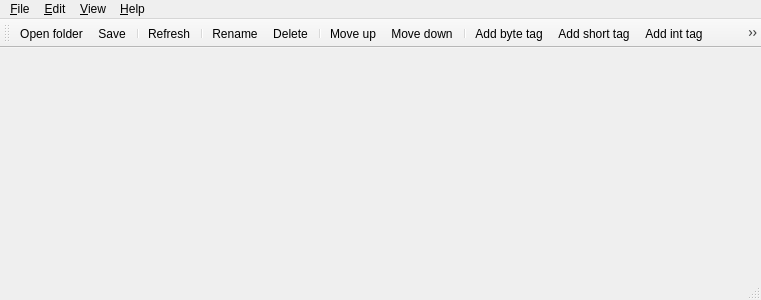
<?xml version="1.0" encoding="UTF-8"?>
<ui version="4.0">
 <class>MainWindow</class>
 <widget class="QMainWindow" name="MainWindow">
  <property name="geometry">
   <rect>
    <x>0</x>
    <y>0</y>
    <width>761</width>
    <height>300</height>
   </rect>
  </property>
  <property name="windowTitle">
   <string>Minecraft Explorer</string>
  </property>
  <widget class="QWidget" name="centralWidget"/>
  <widget class="QMenuBar" name="menuBar">
   <property name="geometry">
    <rect>
     <x>0</x>
     <y>0</y>
     <width>761</width>
     <height>25</height>
    </rect>
   </property>
   <widget class="QMenu" name="menu_File">
    <property name="title">
     <string>&amp;File</string>
    </property>
    <addaction name="actionFileOpenFolder"/>
    <addaction name="actionFileSave"/>
    <addaction name="separator"/>
    <addaction name="actionFileExit"/>
   </widget>
   <widget class="QMenu" name="menu_Help">
    <property name="title">
     <string>&amp;Help</string>
    </property>
    <addaction name="actionHelpAbout"/>
   </widget>
   <widget class="QMenu" name="menu_View">
    <property name="title">
     <string>&amp;View</string>
    </property>
   </widget>
   <widget class="QMenu" name="menu_Edit">
    <property name="title">
     <string>&amp;Edit</string>
    </property>
    <addaction name="actionDelete"/>
    <addaction name="actionRename"/>
    <addaction name="separator"/>
    <addaction name="actionMoveItemUp"/>
    <addaction name="actionMoveItemDown"/>
   </widget>
   <addaction name="menu_File"/>
   <addaction name="menu_Edit"/>
   <addaction name="menu_View"/>
   <addaction name="menu_Help"/>
  </widget>
  <widget class="QToolBar" name="mainToolBar">
   <property name="windowTitle">
    <string>Tool bar</string>
   </property>
   <property name="iconSize">
    <size>
     <width>24</width>
     <height>24</height>
    </size>
   </property>
   <attribute name="toolBarArea">
    <enum>TopToolBarArea</enum>
   </attribute>
   <attribute name="toolBarBreak">
    <bool>false</bool>
   </attribute>
   <addaction name="actionFileOpenFolder"/>
   <addaction name="actionFileSave"/>
   <addaction name="separator"/>
   <addaction name="actionRefresh"/>
   <addaction name="separator"/>
   <addaction name="actionRename"/>
   <addaction name="actionDelete"/>
   <addaction name="separator"/>
   <addaction name="actionMoveItemUp"/>
   <addaction name="actionMoveItemDown"/>
   <addaction name="separator"/>
   <addaction name="actionAddByteTag"/>
   <addaction name="actionAddShortTag"/>
   <addaction name="actionAddIntTag"/>
   <addaction name="actionAddLongTag"/>
   <addaction name="actionAddFloatTag"/>
   <addaction name="actionAddDoubleTag"/>
   <addaction name="actionAddStringTag"/>
   <addaction name="actionAddByteArrayTag"/>
   <addaction name="actionAddIntArrayTag"/>
   <addaction name="actionAddLongArrayTag"/>
   <addaction name="actionAddListTag"/>
   <addaction name="actionAddCompoundTag"/>
  </widget>
  <widget class="QStatusBar" name="statusBar"/>
  <action name="actionHelpAbout">
   <property name="icon">
    <iconset resource="../res/resource.qrc">
     <normaloff>:/images/help-about.png</normaloff>:/images/help-about.png</iconset>
   </property>
   <property name="text">
    <string>&amp;About</string>
   </property>
  </action>
  <action name="actionFileExit">
   <property name="icon">
    <iconset resource="../res/resource.qrc">
     <normaloff>:/images/file-exit.png</normaloff>:/images/file-exit.png</iconset>
   </property>
   <property name="text">
    <string>&amp;Exit</string>
   </property>
  </action>
  <action name="actionFileOpenFolder">
   <property name="icon">
    <iconset resource="../res/resource.qrc">
     <normaloff>:/images/file-open.png</normaloff>:/images/file-open.png</iconset>
   </property>
   <property name="text">
    <string>&amp;Open folder</string>
   </property>
  </action>
  <action name="actionFileSave">
   <property name="icon">
    <iconset resource="../res/resource.qrc">
     <normaloff>:/images/file-save.png</normaloff>:/images/file-save.png</iconset>
   </property>
   <property name="text">
    <string>&amp;Save</string>
   </property>
  </action>
  <action name="actionAddByteTag">
   <property name="icon">
    <iconset resource="../res/resource.qrc">
     <normaloff>:/images/treeitem-nbt-tag-byte.png</normaloff>:/images/treeitem-nbt-tag-byte.png</iconset>
   </property>
   <property name="text">
    <string>Add byte tag</string>
   </property>
  </action>
  <action name="actionAddShortTag">
   <property name="icon">
    <iconset resource="../res/resource.qrc">
     <normaloff>:/images/treeitem-nbt-tag-short.png</normaloff>:/images/treeitem-nbt-tag-short.png</iconset>
   </property>
   <property name="text">
    <string>Add short tag</string>
   </property>
  </action>
  <action name="actionAddIntTag">
   <property name="icon">
    <iconset resource="../res/resource.qrc">
     <normaloff>:/images/treeitem-nbt-tag-int.png</normaloff>:/images/treeitem-nbt-tag-int.png</iconset>
   </property>
   <property name="text">
    <string>Add int tag</string>
   </property>
  </action>
  <action name="actionAddLongTag">
   <property name="icon">
    <iconset resource="../res/resource.qrc">
     <normaloff>:/images/treeitem-nbt-tag-long.png</normaloff>:/images/treeitem-nbt-tag-long.png</iconset>
   </property>
   <property name="text">
    <string>Add long tag</string>
   </property>
  </action>
  <action name="actionAddByteArrayTag">
   <property name="icon">
    <iconset resource="../res/resource.qrc">
     <normaloff>:/images/treeitem-nbt-tag-byte-array.png</normaloff>:/images/treeitem-nbt-tag-byte-array.png</iconset>
   </property>
   <property name="text">
    <string>Add byte array tag</string>
   </property>
  </action>
  <action name="actionAddIntArrayTag">
   <property name="icon">
    <iconset resource="../res/resource.qrc">
     <normaloff>:/images/treeitem-nbt-tag-int-array.png</normaloff>:/images/treeitem-nbt-tag-int-array.png</iconset>
   </property>
   <property name="text">
    <string>Add int array tag</string>
   </property>
  </action>
  <action name="actionAddLongArrayTag">
   <property name="icon">
    <iconset resource="../res/resource.qrc">
     <normaloff>:/images/treeitem-nbt-tag-long-array.png</normaloff>:/images/treeitem-nbt-tag-long-array.png</iconset>
   </property>
   <property name="text">
    <string>Add long array tag</string>
   </property>
  </action>
  <action name="actionAddStringTag">
   <property name="icon">
    <iconset resource="../res/resource.qrc">
     <normaloff>:/images/treeitem-nbt-tag-string.png</normaloff>:/images/treeitem-nbt-tag-string.png</iconset>
   </property>
   <property name="text">
    <string>Add string tag</string>
   </property>
  </action>
  <action name="actionAddListTag">
   <property name="icon">
    <iconset resource="../res/resource.qrc">
     <normaloff>:/images/treeitem-nbt-tag-list.png</normaloff>:/images/treeitem-nbt-tag-list.png</iconset>
   </property>
   <property name="text">
    <string>Add list tag</string>
   </property>
  </action>
  <action name="actionAddCompoundTag">
   <property name="icon">
    <iconset resource="../res/resource.qrc">
     <normaloff>:/images/treeitem-nbt-tag-compound.png</normaloff>:/images/treeitem-nbt-tag-compound.png</iconset>
   </property>
   <property name="text">
    <string>Add compound tag</string>
   </property>
  </action>
  <action name="actionAddFloatTag">
   <property name="icon">
    <iconset resource="../res/resource.qrc">
     <normaloff>:/images/treeitem-nbt-tag-float.png</normaloff>:/images/treeitem-nbt-tag-float.png</iconset>
   </property>
   <property name="text">
    <string>Add float tag</string>
   </property>
  </action>
  <action name="actionAddDoubleTag">
   <property name="icon">
    <iconset resource="../res/resource.qrc">
     <normaloff>:/images/treeitem-nbt-tag-double.png</normaloff>:/images/treeitem-nbt-tag-double.png</iconset>
   </property>
   <property name="text">
    <string>Add double tag</string>
   </property>
  </action>
  <action name="actionDelete">
   <property name="icon">
    <iconset resource="../res/resource.qrc">
     <normaloff>:/images/action-delete.png</normaloff>:/images/action-delete.png</iconset>
   </property>
   <property name="text">
    <string>&amp;Delete</string>
   </property>
  </action>
  <action name="actionRename">
   <property name="icon">
    <iconset resource="../res/resource.qrc">
     <normaloff>:/images/action-rename.png</normaloff>:/images/action-rename.png</iconset>
   </property>
   <property name="text">
    <string>&amp;Rename</string>
   </property>
  </action>
  <action name="actionRefresh">
   <property name="icon">
    <iconset resource="../res/resource.qrc">
     <normaloff>:/images/action-refresh.png</normaloff>:/images/action-refresh.png</iconset>
   </property>
   <property name="text">
    <string>Refresh</string>
   </property>
  </action>
  <action name="actionMoveItemUp">
   <property name="icon">
    <iconset resource="../res/resource.qrc">
     <normaloff>:/images/action-move-up.png</normaloff>:/images/action-move-up.png</iconset>
   </property>
   <property name="text">
    <string>Move &amp;up</string>
   </property>
  </action>
  <action name="actionMoveItemDown">
   <property name="icon">
    <iconset resource="../res/resource.qrc">
     <normaloff>:/images/action-move-down.png</normaloff>:/images/action-move-down.png</iconset>
   </property>
   <property name="text">
    <string>Move &amp;down</string>
   </property>
  </action>
 </widget>
 <layoutdefault spacing="6" margin="11"/>
 <resources>
  <include location="../res/resource.qrc"/>
 </resources>
 <connections>
  <connection>
   <sender>actionFileExit</sender>
   <signal>triggered()</signal>
   <receiver>MainWindow</receiver>
   <slot>slotAction()</slot>
   <hints>
    <hint type="sourcelabel">
     <x>-1</x>
     <y>-1</y>
    </hint>
    <hint type="destinationlabel">
     <x>199</x>
     <y>149</y>
    </hint>
   </hints>
  </connection>
  <connection>
   <sender>actionHelpAbout</sender>
   <signal>triggered()</signal>
   <receiver>MainWindow</receiver>
   <slot>slotAction()</slot>
   <hints>
    <hint type="sourcelabel">
     <x>-1</x>
     <y>-1</y>
    </hint>
    <hint type="destinationlabel">
     <x>199</x>
     <y>149</y>
    </hint>
   </hints>
  </connection>
  <connection>
   <sender>actionFileOpenFolder</sender>
   <signal>triggered()</signal>
   <receiver>MainWindow</receiver>
   <slot>slotAction()</slot>
   <hints>
    <hint type="sourcelabel">
     <x>-1</x>
     <y>-1</y>
    </hint>
    <hint type="destinationlabel">
     <x>199</x>
     <y>149</y>
    </hint>
   </hints>
  </connection>
  <connection>
   <sender>actionFileSave</sender>
   <signal>triggered()</signal>
   <receiver>MainWindow</receiver>
   <slot>slotAction()</slot>
   <hints>
    <hint type="sourcelabel">
     <x>-1</x>
     <y>-1</y>
    </hint>
    <hint type="destinationlabel">
     <x>199</x>
     <y>149</y>
    </hint>
   </hints>
  </connection>
  <connection>
   <sender>actionAddByteTag</sender>
   <signal>triggered()</signal>
   <receiver>MainWindow</receiver>
   <slot>slotAction()</slot>
   <hints>
    <hint type="sourcelabel">
     <x>-1</x>
     <y>-1</y>
    </hint>
    <hint type="destinationlabel">
     <x>259</x>
     <y>149</y>
    </hint>
   </hints>
  </connection>
  <connection>
   <sender>actionAddShortTag</sender>
   <signal>triggered()</signal>
   <receiver>MainWindow</receiver>
   <slot>slotAction()</slot>
   <hints>
    <hint type="sourcelabel">
     <x>-1</x>
     <y>-1</y>
    </hint>
    <hint type="destinationlabel">
     <x>259</x>
     <y>149</y>
    </hint>
   </hints>
  </connection>
  <connection>
   <sender>actionAddIntTag</sender>
   <signal>triggered()</signal>
   <receiver>MainWindow</receiver>
   <slot>slotAction()</slot>
   <hints>
    <hint type="sourcelabel">
     <x>-1</x>
     <y>-1</y>
    </hint>
    <hint type="destinationlabel">
     <x>259</x>
     <y>149</y>
    </hint>
   </hints>
  </connection>
  <connection>
   <sender>actionAddLongTag</sender>
   <signal>triggered()</signal>
   <receiver>MainWindow</receiver>
   <slot>slotAction()</slot>
   <hints>
    <hint type="sourcelabel">
     <x>-1</x>
     <y>-1</y>
    </hint>
    <hint type="destinationlabel">
     <x>259</x>
     <y>149</y>
    </hint>
   </hints>
  </connection>
  <connection>
   <sender>actionAddStringTag</sender>
   <signal>triggered()</signal>
   <receiver>MainWindow</receiver>
   <slot>slotAction()</slot>
   <hints>
    <hint type="sourcelabel">
     <x>-1</x>
     <y>-1</y>
    </hint>
    <hint type="destinationlabel">
     <x>259</x>
     <y>149</y>
    </hint>
   </hints>
  </connection>
  <connection>
   <sender>actionAddByteArrayTag</sender>
   <signal>triggered()</signal>
   <receiver>MainWindow</receiver>
   <slot>slotAction()</slot>
   <hints>
    <hint type="sourcelabel">
     <x>-1</x>
     <y>-1</y>
    </hint>
    <hint type="destinationlabel">
     <x>259</x>
     <y>149</y>
    </hint>
   </hints>
  </connection>
  <connection>
   <sender>actionAddIntArrayTag</sender>
   <signal>triggered()</signal>
   <receiver>MainWindow</receiver>
   <slot>slotAction()</slot>
   <hints>
    <hint type="sourcelabel">
     <x>-1</x>
     <y>-1</y>
    </hint>
    <hint type="destinationlabel">
     <x>259</x>
     <y>149</y>
    </hint>
   </hints>
  </connection>
  <connection>
   <sender>actionAddListTag</sender>
   <signal>triggered()</signal>
   <receiver>MainWindow</receiver>
   <slot>slotAction()</slot>
   <hints>
    <hint type="sourcelabel">
     <x>-1</x>
     <y>-1</y>
    </hint>
    <hint type="destinationlabel">
     <x>259</x>
     <y>149</y>
    </hint>
   </hints>
  </connection>
  <connection>
   <sender>actionAddCompoundTag</sender>
   <signal>triggered()</signal>
   <receiver>MainWindow</receiver>
   <slot>slotAction()</slot>
   <hints>
    <hint type="sourcelabel">
     <x>-1</x>
     <y>-1</y>
    </hint>
    <hint type="destinationlabel">
     <x>259</x>
     <y>149</y>
    </hint>
   </hints>
  </connection>
  <connection>
   <sender>actionAddFloatTag</sender>
   <signal>triggered()</signal>
   <receiver>MainWindow</receiver>
   <slot>slotAction()</slot>
   <hints>
    <hint type="sourcelabel">
     <x>-1</x>
     <y>-1</y>
    </hint>
    <hint type="destinationlabel">
     <x>259</x>
     <y>149</y>
    </hint>
   </hints>
  </connection>
  <connection>
   <sender>actionAddDoubleTag</sender>
   <signal>triggered()</signal>
   <receiver>MainWindow</receiver>
   <slot>slotAction()</slot>
   <hints>
    <hint type="sourcelabel">
     <x>-1</x>
     <y>-1</y>
    </hint>
    <hint type="destinationlabel">
     <x>259</x>
     <y>149</y>
    </hint>
   </hints>
  </connection>
  <connection>
   <sender>actionDelete</sender>
   <signal>triggered()</signal>
   <receiver>MainWindow</receiver>
   <slot>slotAction()</slot>
   <hints>
    <hint type="sourcelabel">
     <x>-1</x>
     <y>-1</y>
    </hint>
    <hint type="destinationlabel">
     <x>259</x>
     <y>149</y>
    </hint>
   </hints>
  </connection>
  <connection>
   <sender>actionRename</sender>
   <signal>triggered()</signal>
   <receiver>MainWindow</receiver>
   <slot>slotAction()</slot>
   <hints>
    <hint type="sourcelabel">
     <x>-1</x>
     <y>-1</y>
    </hint>
    <hint type="destinationlabel">
     <x>259</x>
     <y>149</y>
    </hint>
   </hints>
  </connection>
  <connection>
   <sender>actionRefresh</sender>
   <signal>triggered()</signal>
   <receiver>MainWindow</receiver>
   <slot>slotAction()</slot>
   <hints>
    <hint type="sourcelabel">
     <x>-1</x>
     <y>-1</y>
    </hint>
    <hint type="destinationlabel">
     <x>380</x>
     <y>149</y>
    </hint>
   </hints>
  </connection>
  <connection>
   <sender>actionMoveItemUp</sender>
   <signal>triggered()</signal>
   <receiver>MainWindow</receiver>
   <slot>slotAction()</slot>
   <hints>
    <hint type="sourcelabel">
     <x>-1</x>
     <y>-1</y>
    </hint>
    <hint type="destinationlabel">
     <x>380</x>
     <y>149</y>
    </hint>
   </hints>
  </connection>
  <connection>
   <sender>actionMoveItemDown</sender>
   <signal>triggered()</signal>
   <receiver>MainWindow</receiver>
   <slot>slotAction()</slot>
   <hints>
    <hint type="sourcelabel">
     <x>-1</x>
     <y>-1</y>
    </hint>
    <hint type="destinationlabel">
     <x>380</x>
     <y>149</y>
    </hint>
   </hints>
  </connection>
  <connection>
   <sender>actionAddLongArrayTag</sender>
   <signal>triggered()</signal>
   <receiver>MainWindow</receiver>
   <slot>slotAction()</slot>
   <hints>
    <hint type="sourcelabel">
     <x>-1</x>
     <y>-1</y>
    </hint>
    <hint type="destinationlabel">
     <x>380</x>
     <y>149</y>
    </hint>
   </hints>
  </connection>
 </connections>
 <slots>
  <slot>slotAction()</slot>
 </slots>
</ui>
